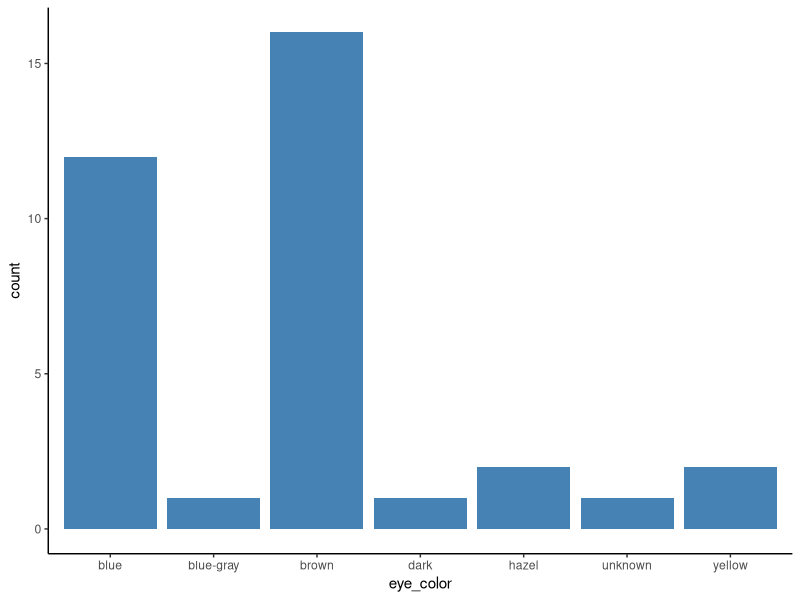
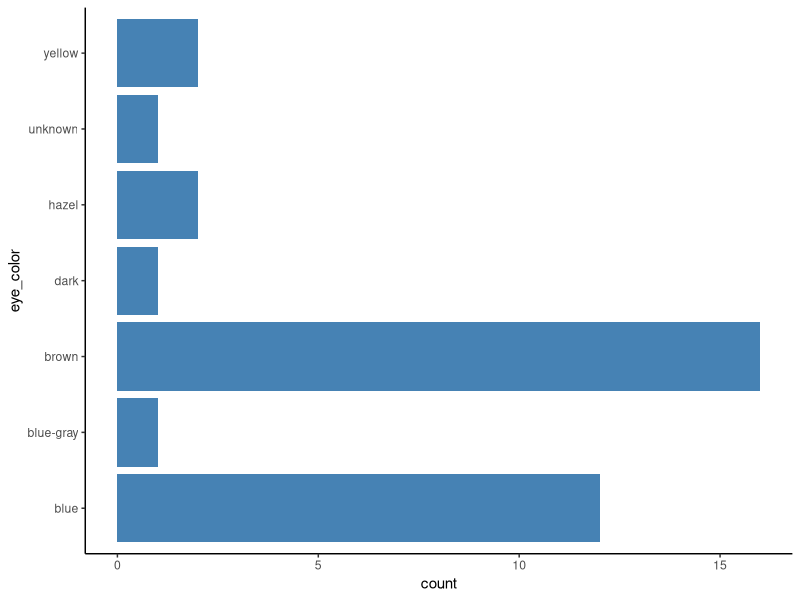
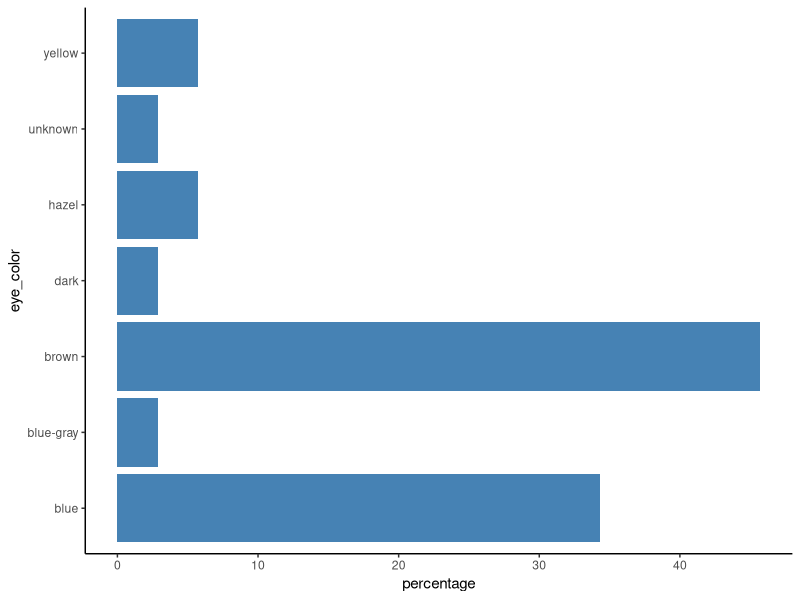
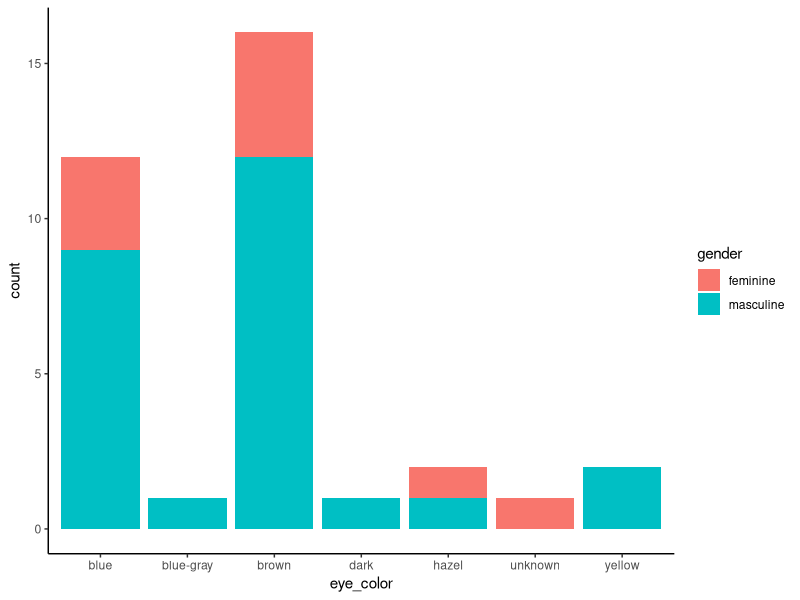
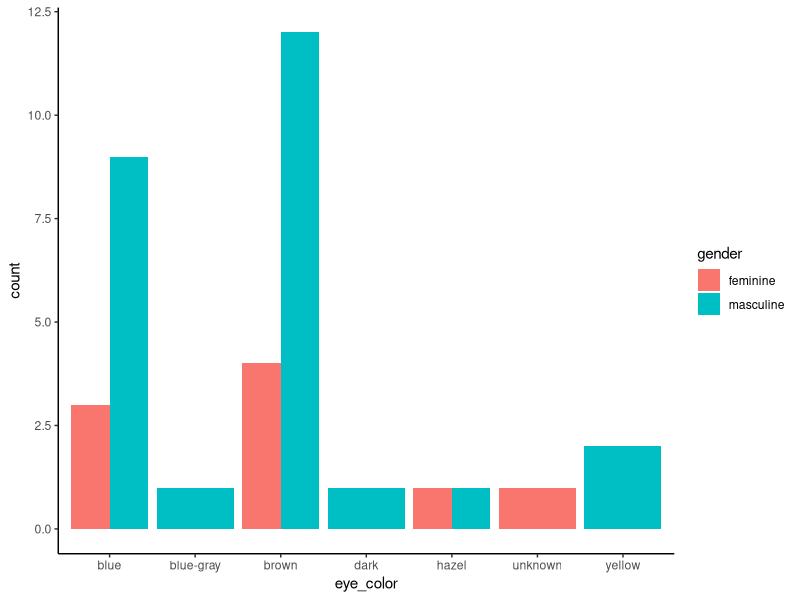
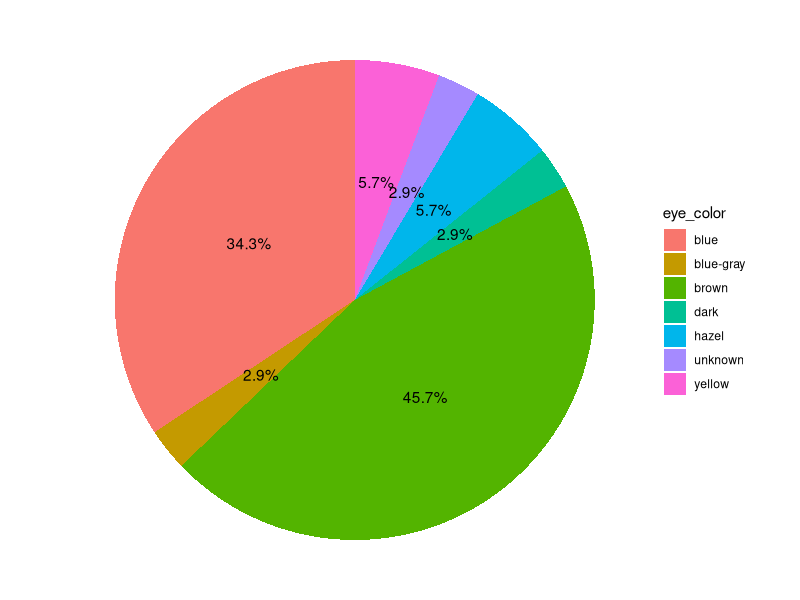
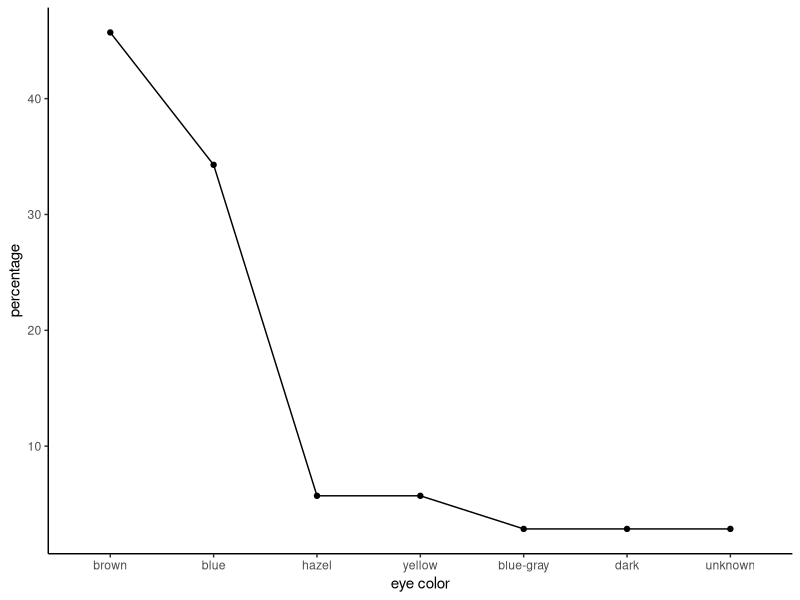
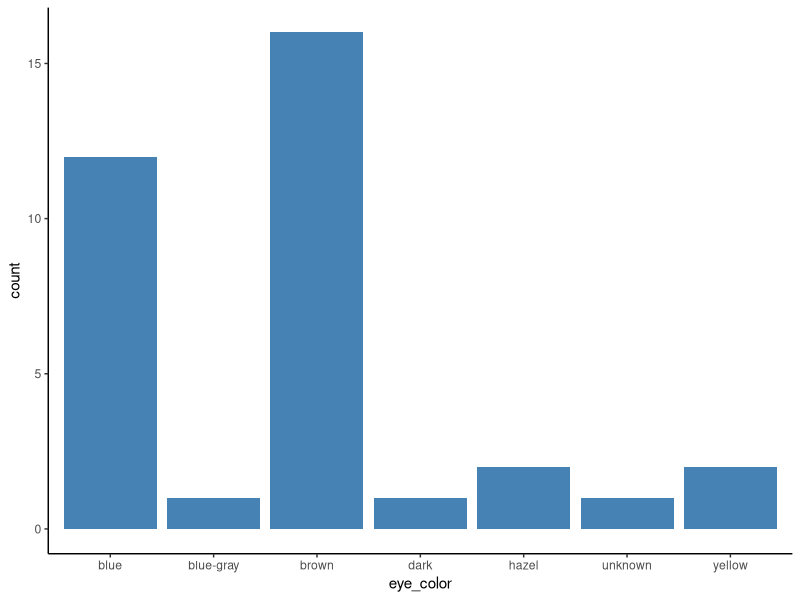

Recreate these plots in R, in order.
##-----------------------------------------------------
##
## DataViz II: Barras y tortas
## Autor: German A. Gonzalez
## Fecha: Nov-2018
## germangfeler.github.io/datascience/barras-y-tortas/
##
##-----------------------------------------------------

## Cargamos ggplot2 y dplyr
library(ggplot2)
library(dplyr)

## Dataset
starwars

## Nos quedamos solo con los datos de humanos
humans <- filter(starwars, species=="Human")

## Barplot
g <- ggplot(humans, aes(eye_color)) + 
     geom_bar(fill="steelblue") + theme_classic()
g
ggsave(filename="barplot1.png", width=5, height=4)

## Rotamos el gráfico     
g  +  coord_flip()
ggsave(filename="barplot2.png", width=5, height=4)

## Convertimos a porcentaje
humans_pct <- humans %>% 
                group_by(eye_color) %>% 
                count() %>% 
                ungroup() %>% 
                mutate(percentage=`n`/sum(`n`) * 100) %>%
                arrange(-percentage)

## Barplot de los porcentajes 
g <- ggplot(humans_pct, aes(x=eye_color, y=percentage)) + 
     geom_bar(stat="identity", fill="steelblue") + theme_classic() + coord_flip()
g
ggsave(filename="barplot2_pct.png", width=5, height=4)
  

## Barplot de color de ojos y sexo
g <- ggplot(humans, aes(eye_color)) + 
     geom_bar(aes(fill=gender)) + theme_classic()
g
ggsave(filename="barplot3.png", width=5, height=4)

## Barplot de color de ojos y sexo con barras agrupadas
g <- ggplot(humans, aes(eye_color)) + 
     geom_bar(aes(fill=gender), position = "dodge") + theme_classic()
g
ggsave(filename="barplot4.png", width=5, height=4)

## Pie chart
g <- ggplot(humans_pct, aes(x=1, y=percentage, fill=eye_color)) +
        geom_bar(stat="identity") +
        geom_text(aes(label = paste0(round(percentage,1),"%")), position = position_stack(vjust = 0.5))+
        coord_polar(theta = "y") + 
        theme_void()
g 
ggsave(filename="piechart.png", width=6, height=5)
  
## Line and points (incorrecto para este caso)
g <- ggplot(humans_pct, aes(x = reorder(eye_color, -percentage), y = percentage,  group = 1)) + 
  geom_point() + geom_line() + xlab("eye color") + theme_classic()
g  
ggsave(filename="linechart.png", width=6, height=5)
  